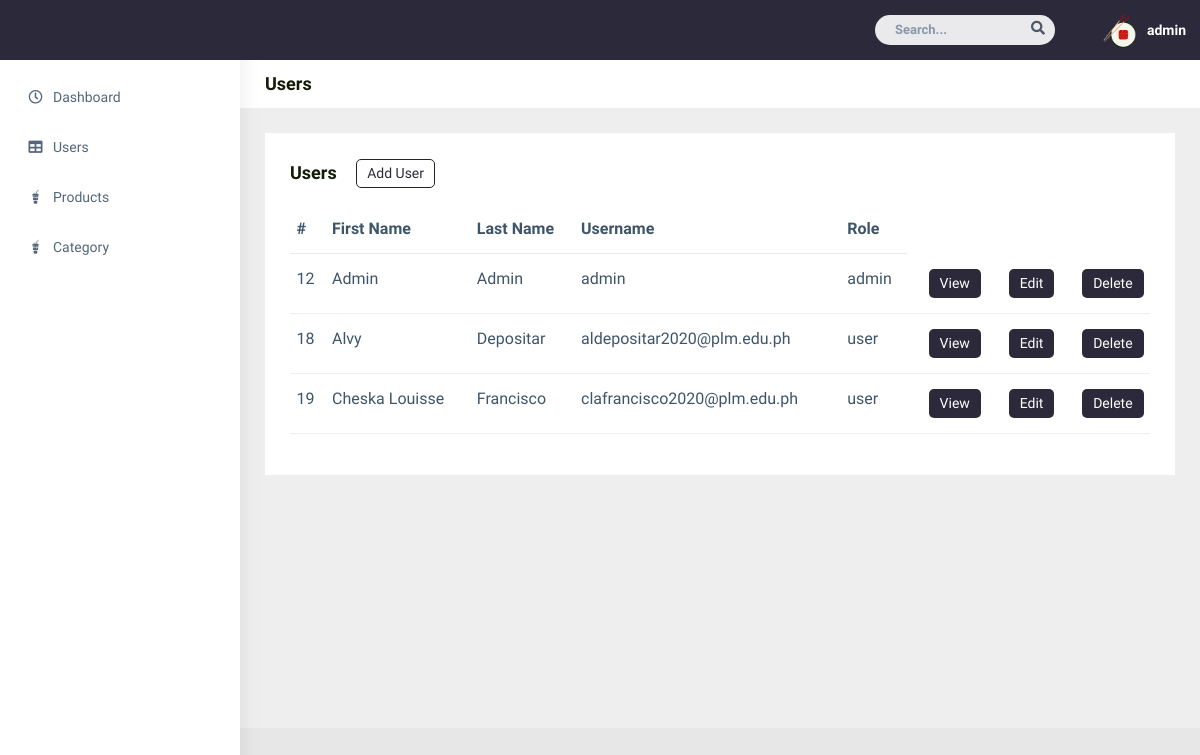
Page /admin/users.php (signed in) on the earlier database version.
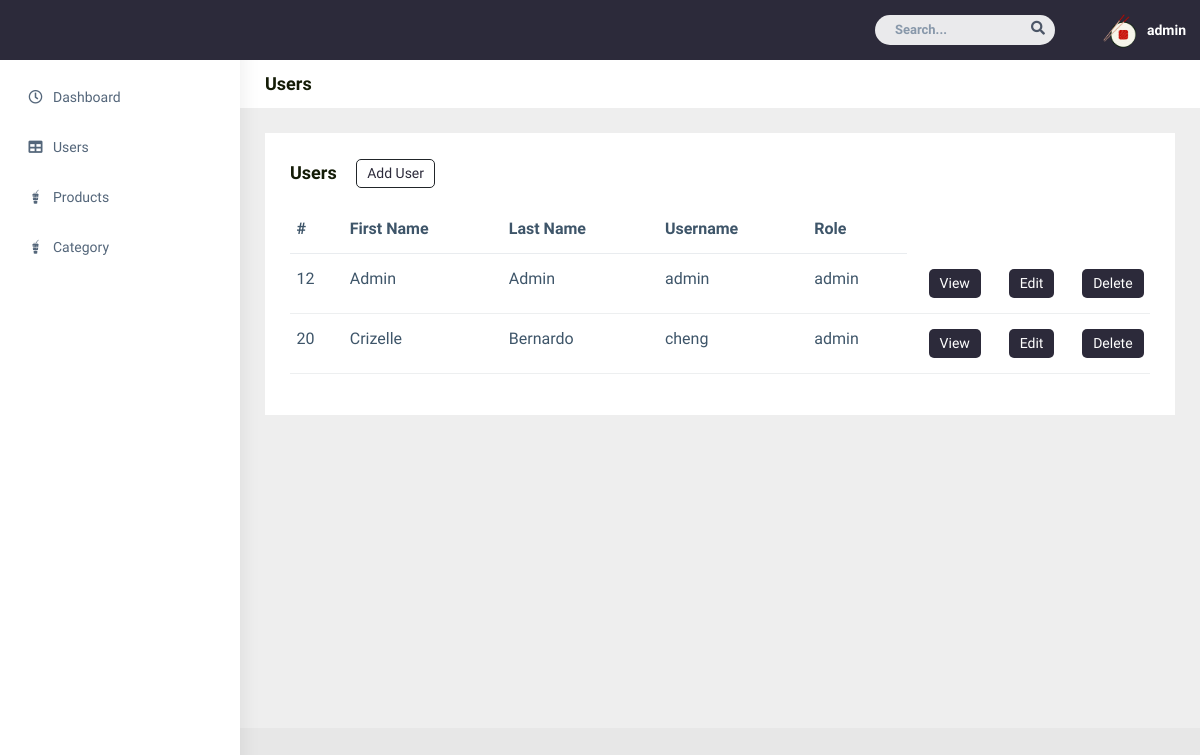
Same page on the later database version.
### tables this page shows
CREATE TABLE `info_accts` (
  `id` int(11) NOT NULL,
  `firstname` varchar(255) DEFAULT NULL,
  `lastname` varchar(255) DEFAULT NULL,
  `birthday` date DEFAULT NULL,
  `username` varchar(255) DEFAULT NULL,
  `phone` varchar(255) DEFAULT NULL,
  `password` varchar(255) DEFAULT NULL,
  `role` int(11) DEFAULT NULL,
  `house` varchar(255) DEFAULT NULL,
  `city` varchar(255) DEFAULT NULL,
  `province` varchar(255) DEFAULT NULL,
  `zip` int(11) DEFAULT NULL
);

### admin/users.php (the view, shortened to what this page needs)
<?php
    include "../conn.php";
    $username = $_SESSION['username'];
    $query="SELECT * FROM info_accts";
    $result=mysqli_query($conn,$query);
?>
<!DOCTYPE html>
<html dir="ltr" lang="en">
<head>
    <link href="../css/style.min.css" rel="stylesheet">
    <link href="../css/pagestyles.css" rel="stylesheet">
</head>
<body>
    <div id="main-wrapper" data-layout="vertical" data-navbarbg="skin5" data-sidebartype="full"
        data-sidebar-position="absolute" data-header-position="absolute" data-boxed-layout="full">
        <header class="topbar" data-navbarbg="skin5">
            <nav class="navbar top-navbar navbar-expand-md navbar-dark">
                <div class="navbar-collapse collapse" id="navbarSupportedContent" data-navbarbg="skin5">
                    <ul class="navbar-nav ms-auto d-flex align-items-center">
                        <li class=" in">
                            <form role="search" class="app-search d-none d-md-block me-3">
                                <input type="text" placeholder="Search..." class="form-control mt-0">
                                <a href="" class="active">
                                    <i class="fa fa-search"></i>
                                </a>
                            </form>
                        </li>
                        <li>
                            <a class="profile-pic" href="#">
                            <div class="dropdown">
                            <img src="../img/logo.png" alt="user-img" width="36"
                                class="img-circle"><span class="text-white font-medium"><?php echo $username ?></span></a>
                            </div>
                </div>
        <aside class="left-sidebar" data-sidebarbg="skin6">
            <div class="scroll-sidebar">
                <nav class="sidebar-nav">
                    <ul id="sidebarnav">
                        <li class="sidebar-item pt-2">
                            <a class="sidebar-link waves-effect waves-dark sidebar-link" href="dashboard.php"
                                aria-expanded="false">
                                <i class="far fa-clock" aria-hidden="true"></i>
                                <span class="hide-menu">Dashboard</span>
                            </a>
                        </li>
                        <li class="sidebar-item">
                            <a class="sidebar-link waves-effect waves-dark sidebar-link" href="users.php"
                                aria-expanded="false">
                                <i class="fa fa-table" aria-hidden="true"></i>
                                <span class="hide-menu">Users</span>
                            </a>
                        </li>
                        <li class="sidebar-item">
                            <a class="sidebar-link waves-effect waves-dark sidebar-link" href="products.php"
                                aria-expanded="false">
                                <i class="fab fa-gulp" aria-hidden="true"></i>
                                <span class="hide-menu">Products</span>
                            </a>
                        </li>
                        <li class="sidebar-item">
                            <a class="sidebar-link waves-effect waves-dark sidebar-link" href="category.php"
                                aria-expanded="false">
                                <i class="fab fa-gulp" aria-hidden="true"></i>
                                <span class="hide-menu">Category</span>
                            </a>
                        </li>
                    </ul>
                </nav>
            </div>
        </aside>
        <div class="page-wrapper">
            <div class="page-breadcrumb bg-white">
                <div class="row align-items-center">
                    <div class="col-lg-3 col-md-4 col-sm-4 col-xs-12">
                    <h4 class="page-title">Users</h4>
                    </div>
                </div>
            </div>
            <div class="container-fluid">
                <div class="row">
                    <div class="col-sm-12">
                        <div class="white-box">
                            <h3 class="box-title">Users
                                <a href="add-user.php">
                                    <button class="btn btn-border">Add User</button>
                                </a>
                            </h3>
                            <div class="table-responsive">
                                <table class="table text-nowrap">
                                    <thead>
                                        <tr>
                                            <th class="border-top-0">#</th>
                                            <th class="border-top-0">First Name</th>
                                            <th class="border-top-0">Last Name</th>
                                            <th class="border-top-0">Username</th>
                                            <th class="border-top-0">Role</th>
                                        </tr>
                                    </thead>
                                    <tbody>
                                        <?php
                                            if(mysqli_num_rows($result) > 0) {
                                                while($row = mysqli_fetch_assoc($result)){
                                        ?>
                                        <tr>
                                            <td><?php echo $row['id'];?></td>
                                            <td><?php echo $row['firstname']; ?></td>
                                            <td><?php echo $row['lastname']; ?></td>
                                            <td><?php echo $row['username']; ?></td>
                                            <td><?php if ($row['role'] == 1){
                                                        echo "admin";
                                                    }else if ($row['role'] == 2) {
                                                        echo "user";
                                                    } ?>
                                            </td>
                                            <td class="col-1">
                                            <a class="btn btn-solid" href="view-user.php?id=<?php echo $row['id']; ?>">View</a>
                                            </td>
                                            <td class="col-1">
                                            <a class="btn btn-solid" href="edit-user.php?edit=<?php echo $row['id']; ?>">Edit</a>
                                            </td>
                                            <td class="col-1">
                                            <a class="btn btn-solid" href="delete-user.php?id=<?php echo $row['id']; ?>">Delete</a>
                                            </td>
                                        </tr>
                                        <?php
                                                }
                                            }
                                        ?>
                                    </tbody>
                                </table>
                            </div>
                        </div>
                    </div>
                </div>
            </div>
        </div>
</body>
</html>

### css/pagestyles.css (style rules this page uses)
body { font: 14px sans-serif; background-color: #e7e7e7; color: #141C07; }
.btn-border { background-color: #fff; color: #2C2A3A; border: 1px solid #212529; border-radius: 5px; padding: 3px 10px; margin-left: 15px; }
.btn-solid { background-color: #2C2A3A; color: #fff; border-radius: 5px; padding: 3px 10px; margin-left: 15px; }

### admin/users.php (style rules this page uses)
* { font-family: "Readex Pro"; }
.dropdown { position: relative; display: inline-block; }

Differences in the rows shown:
removed info_accts: id "18", firstname "Alvy", lastname "Depositar", username "aldepositar2020@plm.edu.ph", role "user"
removed info_accts: id "19", firstname "Cheska Louisse", lastname "Francisco", username "clafrancisco2020@plm.edu.ph", role "user"
added info_accts: id "20", firstname "Crizelle", lastname "Bernardo", username "cheng", role "admin"
